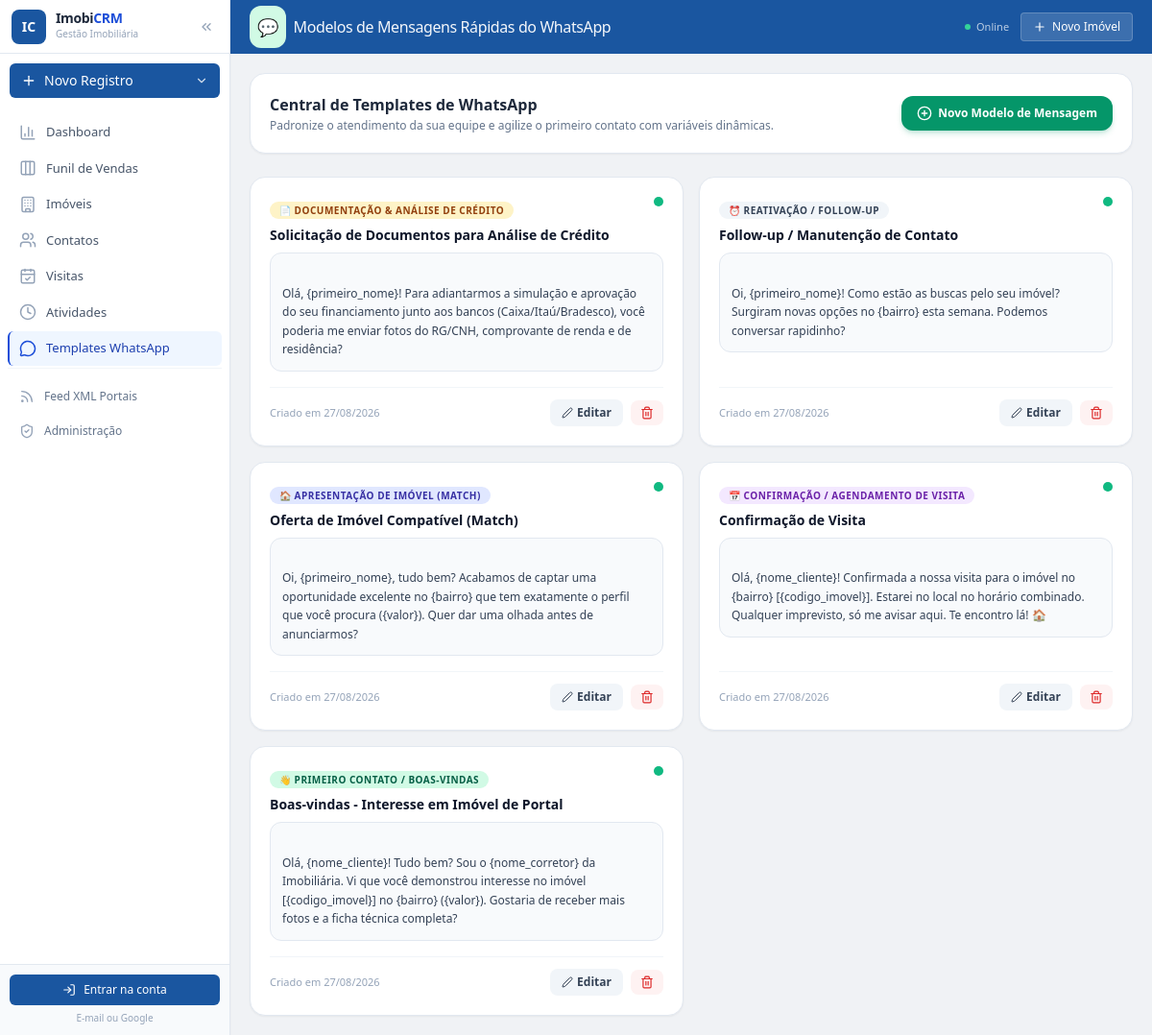
The app's page /templates/, older data.
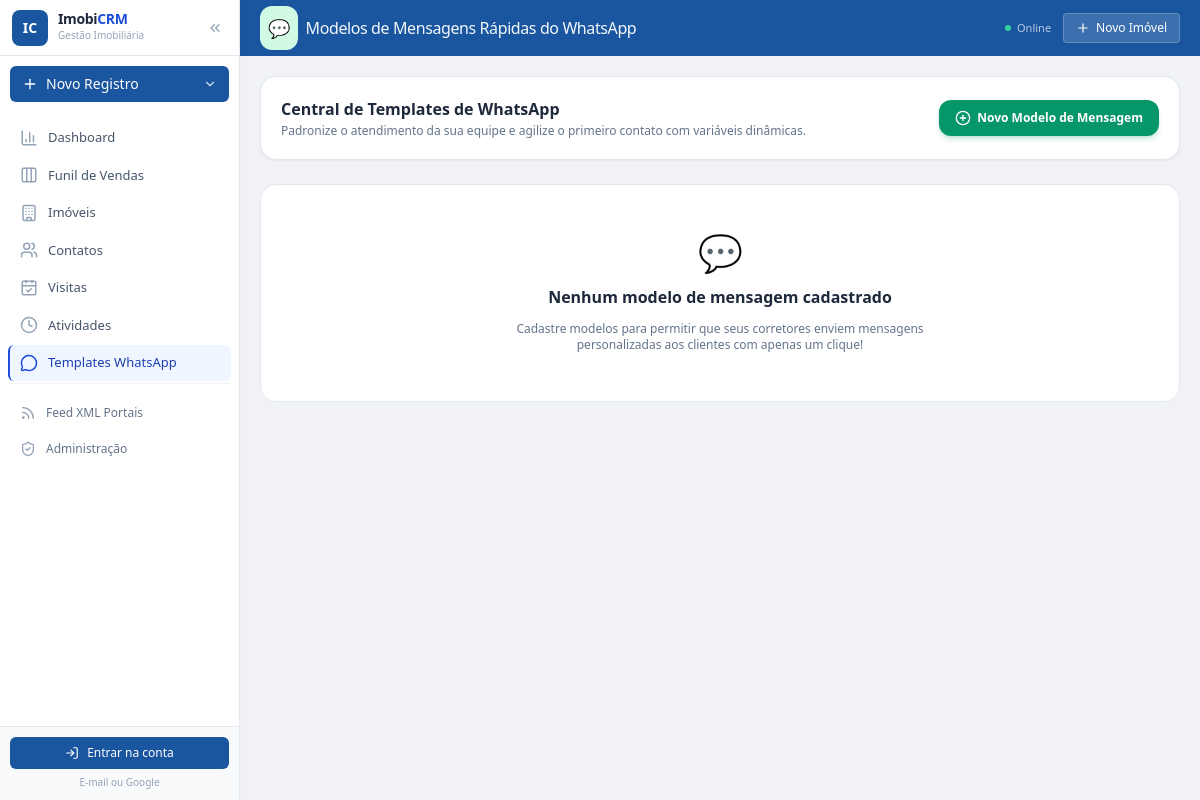
The same page, newer data.
### core/models/integrations.py (models this page shows, shortened)
class WhatsAppTemplate(models.Model):
    CATEGORY_CHOICES = [
        ('welcome', '👋 Primeiro Contato / Boas-vindas'),
        ('match', '🏠 Apresentação de Imóvel (Match)'),
        ('visit', '📅 Confirmação / Agendamento de Visita'),
        ('credit_doc', '📄 Documentação & Análise de Crédito'),
        ('proposal', '🤝 Proposta & Negociação'),
        ('follow_up', '⏰ Reativação / Follow-up'),
        ('general', '💬 Mensagem Geral'),
    ]
    title = models.CharField(max_length=255, verbose_name='Título do Modelo')
    category = models.CharField(max_length=30, choices=CATEGORY_CHOICES, default='welcome', verbose_name='Categoria')
    content = models.TextField(
        verbose_name='Conteúdo da Mensagem',
        help_text='Tags disponíveis: {nome_cliente}, {primeiro_nome}, {codigo_imovel}, {titulo_imovel}, {bairro}, {valor}, {nome_corretor}, {telefone_corretor}'
    )
    is_active = models.BooleanField(default=True, verbose_name='Ativo')
    created_at = models.DateTimeField(auto_now_add=True)
    updated_at = models.DateTimeField(auto_now=True)
    class Meta:
        verbose_name = 'Modelo de Mensagem WhatsApp'
        verbose_name_plural = 'Modelos de Mensagens WhatsApp'
        ordering = ['category', 'title']

### core/views.py (the view)
# urls.py: path('templates/', whatsapp_template_list_view, name='whatsapp_template_list'),
def whatsapp_template_list_view(request):
    templates = WhatsAppTemplate.objects.all().order_by('category', 'title')
    categories = WhatsAppTemplate.CATEGORY_CHOICES
    return render(request, 'templates_whatsapp/list.html', {
        'templates': templates,
        'categories': categories,
    })

### core/templates/templates_whatsapp/list.html (shortened to what this page needs)
{% extends 'base.html' %}
{% block header_title %}
<span class="flex items-center gap-2">
    <span class="p-2 rounded-xl bg-emerald-100 text-emerald-700 text-lg">💬</span>
    <span>Modelos de Mensagens Rápidas do WhatsApp</span>
</span>
{% endblock %}
{% block content %}
<div class="space-y-6 max-w-6xl mx-auto" x-data="{ templateModal: false, editMode: false, currentId: null, currentTitle: '', currentCategory: 'welcome', currentContent: '', currentActive: true }">
    <div class="bg-white rounded-2xl p-5 border border-slate-200 shadow-sm flex flex-col md:flex-row items-center justify-between gap-4">
        <div>
            <h3 class="text-base font-extrabold text-slate-800">Central de Templates de WhatsApp</h3>
            <p class="text-xs text-slate-500 mt-0.5">Padronize o atendimento da sua equipe e agilize o primeiro contato com variáveis dinâmicas.</p>
        </div>
        <button @click="editMode = false; currentId = null; currentTitle = ''; currentCategory = 'welcome'; currentContent = ''; currentActive = true; templateModal = true"
                class="bg-emerald-600 hover:bg-emerald-500 text-white px-4 py-2.5 rounded-xl text-xs font-bold flex items-center gap-1.5 shadow-md shadow-emerald-600/20 transition whitespace-nowrap">
            <i data-lucide="plus-circle" class="w-4 h-4"></i>
            <span>Novo Modelo de Mensagem</span>
        </button>
    </div>
    <div class="grid grid-cols-1 md:grid-cols-2 gap-4">
        {% for tpl in templates %}
        <div class="bg-white rounded-2xl p-5 border {% if tpl.is_active %}border-slate-200 shadow-sm{% else %}border-slate-200 bg-slate-50/70 opacity-60{% endif %} flex flex-col justify-between space-y-4 hover:shadow-md transition">
            <div class="space-y-2">
                <div class="flex items-start justify-between gap-2">
                    <div>
                        <span class="px-2.5 py-0.5 rounded-full text-[10px] font-bold uppercase tracking-wider
                                     {% if tpl.category == 'welcome' %}bg-emerald-100 text-emerald-800
                                     {% elif tpl.category == 'match' %}bg-indigo-100 text-indigo-800
                                     {% elif tpl.category == 'visit' %}bg-purple-100 text-purple-800
                                     {% elif tpl.category == 'credit_doc' %}bg-amber-100 text-amber-800
                                     {% elif tpl.category == 'proposal' %}bg-pink-100 text-pink-800
                                     {% else %}bg-slate-100 text-slate-700{% endif %}">
                            {{ tpl.get_category_display }}
                        </span>
                        <h4 class="font-bold text-slate-900 text-sm mt-1.5">{{ tpl.title }}</h4>
                    </div>
                    <span class="w-2.5 h-2.5 rounded-full {% if tpl.is_active %}bg-emerald-500{% else %}bg-slate-300{% endif %}" title="{% if tpl.is_active %}Ativo{% else %}Inativo{% endif %}"></span>
                </div>
                <div class="bg-slate-50 p-3 rounded-xl border border-slate-200 text-xs text-slate-700 whitespace-pre-line font-sans leading-relaxed">
                    {{ tpl.content }}
                </div>
            </div>
            <div class="pt-3 border-t border-slate-100 flex items-center justify-between text-xs">
                <span class="text-[11px] text-slate-400">Criado em {{ tpl.created_at|date:"d/m/Y" }}</span>
                <div class="flex items-center gap-2">
                    <button type="button"
                            @click="editMode = true; currentId = '{{ tpl.id }}'; currentTitle = '{{ tpl.title|escapejs }}'; currentCategory = '{{ tpl.category }}'; currentContent = `{{ tpl.content|escapejs }}`; currentActive = {% if tpl.is_active %}true{% else %}false{% endif %}; templateModal = true"
                            class="px-3 py-1.5 rounded-lg bg-slate-100 hover:bg-slate-200 text-slate-700 font-bold transition flex items-center gap-1">
                        <i data-lucide="edit-2" class="w-3 h-3"></i> Editar
                    </button>
                    <form method="POST" action="{% url 'whatsapp_template_delete' tpl.id %}" onsubmit="return confirm('Deseja realmente excluir este modelo?');">
                        <button type="submit" class="px-2.5 py-1.5 rounded-lg bg-red-50 hover:bg-red-100 text-red-600 font-bold transition">
                            <i data-lucide="trash-2" class="w-3.5 h-3.5"></i>
                        </button>
                    </form>
                </div>
            </div>
        </div>
        {% empty %}
        <div class="col-span-2 bg-white rounded-2xl p-12 border border-slate-200 text-center space-y-3">
            <span class="text-4xl block">💬</span>
            <h4 class="text-base font-bold text-slate-800">Nenhum modelo de mensagem cadastrado</h4>
            <p class="text-xs text-slate-500 max-w-md mx-auto">Cadastre modelos para permitir que seus corretores enviem mensagens personalizadas aos clientes com apenas um clique!</p>
        </div>
        {% endfor %}
    </div>
</div>
{% endblock %}

Row changes from the older to the newer data that the page shows:
removed WhatsAppTemplate: category "📄 DOCUMENTAÇÃO & ANÁLISE DE CRÉDITO", title "Solicitação de Documentos para Análise de Crédito", is_active True (drawn), content "Olá, {primeiro_nome}! Para adiantarmos a simulação e aprovação do seu financiamento junto aos bancos (Caixa/Itaú/Bradesco), você poderia me enviar fotos do RG/CNH, comprovante de renda e de residência?", created_at "27/08/2026"
removed WhatsAppTemplate: category "⏰ REATIVAÇÃO / FOLLOW-UP", title "Follow-up / Manutenção de Contato", is_active True (drawn), content "Oi, {primeiro_nome}! Como estão as buscas pelo seu imóvel? Surgiram novas opções no {bairro} esta semana. Podemos conversar rapidinho?", created_at "27/08/2026"
removed WhatsAppTemplate: category "🏠 APRESENTAÇÃO DE IMÓVEL (MATCH)", title "Oferta de Imóvel Compatível (Match)", is_active True (drawn), content "Oi, {primeiro_nome}, tudo bem? Acabamos de captar uma oportunidade excelente no {bairro} que tem exatamente o perfil que você procura ({valor}). Quer dar uma olhada antes de anunciarmos?", created_at "27/08/2026"
removed WhatsAppTemplate: category "📅 CONFIRMAÇÃO / AGENDAMENTO DE VISITA", title "Confirmação de Visita", is_active True (drawn), content "Olá, {nome_cliente}! Confirmada a nossa visita para o imóvel no {bairro} [{codigo_imovel}]. Estarei no local no horário combinado. Qualquer imprevisto, só me avisar aqui. Te encontro lá! 🏠", created_at "27/08/2026"
removed WhatsAppTemplate: category "👋 PRIMEIRO CONTATO / BOAS-VINDAS", title "Boas-vindas - Interesse em Imóvel de Portal", is_active True (drawn), content "Olá, {nome_cliente}! Tudo bem? Sou o {nome_corretor} da Imobiliária. Vi que você demonstrou interesse no imóvel [{codigo_imovel}] no {bairro} ({valor}). Gostaria de receber mais fotos e a ficha técnica completa?", created_at "27/08/2026"
Text that changed along with them:
text now shown: "💬 Nenhum modelo de mensagem cadastrado Cadastre modelos para permitir que seus corretores enviem mensagens personalizadas aos clientes com apenas um clique!"
